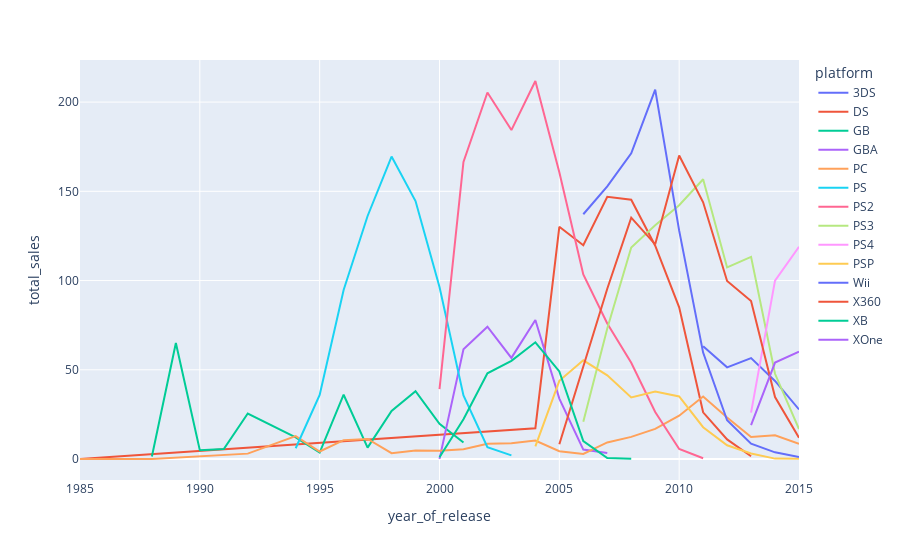

Notebook source saved alongside this figure:
### Markdown cell above
Which platforms are leading in sales? Which ones are growing or shrinking? Select several potentially profitable platforms.
Build a box plot for the global sales of all games, broken down by platform. Are the differences in sales significant? What about average sales on various platforms? Describe your findings.

### Code cell
new_games_grouped = new_games[new_games.year_of_release > 0].groupby(['platform','year_of_release'])['total_sales'].sum().reset_index()


px.line(new_games_grouped,
        x = 'year_of_release',
        color = 'platform',
        y = 'total_sales')

### Figure 1 — Plotly figure (JSON) as saved in the notebook; plotly's stock layout.template omitted (floating-point values rounded to 4 significant figures)
{"data": [{"hovertemplate": "platform=3DS<br>year_of_release=%{x}<br>total_sales=%{y}<extra></extra>", "legendgroup": "3DS", "line": {"color": "#636efa", "dash": "solid"}, "marker": {"symbol": "circle"}, "mode": "lines", "name": "3DS", "orientation": "v", "showlegend": true, "type": "scatter", "x": [2011, 2012, 2013, 2014, 2015], "xaxis": "x", "y": [63.2, 51.36, 56.57, 43.76, 27.78], "yaxis": "y"}, {"hovertemplate": "platform=DS<br>year_of_release=%{x}<br>total_sales=%{y}<extra></extra>", "legendgroup": "DS", "line": {"color": "#EF553B", "dash": "solid"}, "marker": {"symbol": "circle"}, "mode": "lines", "name": "DS", "orientation": "v", "showlegend": true, "type": "scatter", "x": [1985, 2004, 2005, 2006, 2007, 2008, 2009, 2010, 2011, 2012, 2013], "xaxis": "x", "y": [0.02, 17.27, 130.1, 119.8, 146.9, 145.3, 119.5, 85.02, 26.18, 11.01, 1.54], "yaxis": "y"}, {"hovertemplate": "platform=GB<br>year_of_release=%{x}<br>total_sales=%{y}<extra></extra>", "legendgroup": "GB", "line": {"color": "#00cc96", "dash": "solid"}, "marker": {"symbol": "circle"}, "mode": "lines", "name": "GB", "orientation": "v", "showlegend": true, "type": "scatter", "x": [1988, 1989, 1990, 1991, 1992, 1994, 1995, 1996, 1997, 1998, 1999, 2000, 2001], "xaxis": "x", "y": [1.43, 64.97, 4.89, 5.57, 25.49, 12.18, 3.6, 36.03, 6.37, 26.9, 38, 19.76, 9.24], "yaxis": "y"}, {"hovertemplate": "platform=GBA<br>year_of_release=%{x}<br>total_sales=%{y}<extra></extra>", "legendgroup": "GBA", "line": {"color": "#ab63fa", "dash": "solid"}, "marker": {"symbol": "circle"}, "mode": "lines", "name": "GBA", "orientation": "v", "showlegend": true, "type": "scatter", "x": [2000, 2001, 2002, 2003, 2004, 2005, 2006, 2007], "xaxis": "x", "y": [0.07, 61.53, 74.16, 56.67, 77.91, 33.86, 5.28, 3.4], "yaxis": "y"}, {"hovertemplate": "platform=PC<br>year_of_release=%{x}<br>total_sales=%{y}<extra></extra>", "legendgroup": "PC", "line": {"color": "#FFA15A", "dash": "solid"}, "marker": {"symbol": "circle"}, "mode": "lines", "name": "PC", "orientation": "v", "showlegend": true, "type": "scatter", "x": [1985, 1988, 1992, 1994, 1995, 1996, 1997, 1998, 1999, 2000, 2001, 2002, 2003, 2004, 2005, 2006, 2007, 2008, 2009, 2010, 2011, 2012, 2013, 2014, 2015], "xaxis": "x", "y": [0.04, 0.03, 3.03, 12.87, 4.22, 10.58, 11.27, 3.26, 4.74, 4.66, 5.47, 8.57, 8.84, 10.39, 4.37, 2.85, 9.28, 12.42, 16.91, 24.28, 35.03, 23.22, 12.38, 13.28, 8.52], "yaxis": "y"}, {"hovertemplate": "platform=PS<br>year_of_release=%{x}<br>total_sales=%{y}<extra></extra>", "legendgroup": "PS", "line": {"color": "#19d3f3", "dash": "solid"}, "marker": {"symbol": "circle"}, "mode": "lines", "name": "PS", "orientation": "v", "showlegend": true, "type": "scatter", "x": [1994, 1995, 1996, 1997, 1998, 1999, 2000, 2001, 2002, 2003], "xaxis": "x", "y": [6.03, 35.96, 94.7, 136.2, 169.5, 144.5, 96.37, 35.59, 6.67, 2.07], "yaxis": "y"}, {"hovertemplate": "platform=PS2<br>year_of_release=%{x}<br>total_sales=%{y}<extra></extra>", "legendgroup": "PS2", "line": {"color": "#FF6692", "dash": "solid"}, "marker": {"symbol": "circle"}, "mode": "lines", "name": "PS2", "orientation": "v", "showlegend": true, "type": "scatter", "x": [2000, 2001, 2002, 2003, 2004, 2005, 2006, 2007, 2008, 2009, 2010, 2011], "xaxis": "x", "y": [39.17, 166.4, 205.4, 184.3, 211.8, 160.7, 103.4, 75.99, 53.9, 26.4, 5.64, 0.45], "yaxis": "y"}, {"hovertemplate": "platform=PS3<br>year_of_release=%{x}<br>total_sales=%{y}<extra></extra>", "legendgroup": "PS3", "line": {"color": "#B6E880", "dash": "solid"}, "marker": {"symbol": "circle"}, "mode": "lines", "name": "PS3", "orientation": "v", "showlegend": true, "type": "scatter", "x": [2006, 2007, 2008, 2009, 2010, 2011, 2012, 2013, 2014, 2015], "xaxis": "x", "y": [20.96, 73.19, 118.5, 130.9, 142.2, 156.8, 107.4, 113.2, 47.76, 16.82], "yaxis": "y"}, {"hovertemplate": "platform=PS4<br>year_of_release=%{x}<br>total_sales=%{y}<extra></extra>", "legendgroup": "PS4", "line": {"color": "#FF97FF", "dash": "solid"}, "marker": {"symbol": "circle"}, "mode": "lines", "name": "PS4", "orientation": "v", "showlegend": true, "type": "scatter", "x": [2013, 2014, 2015], "xaxis": "x", "y": [25.99, 100, 118.9], "yaxis": "y"}, {"hovertemplate": "platform=PSP<br>year_of_release=%{x}<br>total_sales=%{y}<extra></extra>", "legendgroup": "PSP", "line": {"color": "#FECB52", "dash": "solid"}, "marker": {"symbol": "circle"}, "mode": "lines", "name": "PSP", "orientation": "v", "showlegend": true, "type": "scatter", "x": [2004, 2005, 2006, 2007, 2008, 2009, 2010, 2011, 2012, 2013, 2014, 2015], "xaxis": "x", "y": [7.06, 43.84, 55.32, 46.93, 34.55, 37.78, 35.04, 17.82, 7.69, 3.14, 0.24, 0.12], "yaxis": "y"}, {"hovertemplate": "platform=Wii<br>year_of_release=%{x}<br>total_sales=%{y}<extra></extra>", "legendgroup": "Wii", "line": {"color": "#636efa", "dash": "solid"}, "marker": {"symbol": "circle"}, "mode": "lines", "name": "Wii", "orientation": "v", "showlegend": true, "type": "scatter", "x": [2006, 2007, 2008, 2009, 2010, 2011, 2012, 2013, 2014, 2015], "xaxis": "x", "y": [137.2, 152.8, 171.3, 207.0, 128.0, 59.65, 21.71, 8.59, 3.75, 1.14], "yaxis": "y"}, {"hovertemplate": "platform=X360<br>year_of_release=%{x}<br>total_sales=%{y}<extra></extra>", "legendgroup": "X360", "line": {"color": "#EF553B", "dash": "solid"}, "marker": {"symbol": "circle"}, "mode": "lines", "name": "X360", "orientation": "v", "showlegend": true, "type": "scatter", "x": [2005, 2006, 2007, 2008, 2009, 2010, 2011, 2012, 2013, 2014, 2015], "xaxis": "x", "y": [8.25, 51.62, 95.41, 135.3, 120.3, 170.0, 143.8, 99.74, 88.58, 34.74, 11.96], "yaxis": "y"}, {"hovertemplate": "platform=XB<br>year_of_release=%{x}<br>total_sales=%{y}<extra></extra>", "legendgroup": "XB", "line": {"color": "#00cc96", "dash": "solid"}, "marker": {"symbol": "circle"}, "mode": "lines", "name": "XB", "orientation": "v", "showlegend": true, "type": "scatter", "x": [2000, 2001, 2002, 2003, 2004, 2005, 2006, 2007, 2008], "xaxis": "x", "y": [0.99, 22.26, 48.01, 55.04, 65.42, 49.08, 10.04, 0.55, 0.18], "yaxis": "y"}, {"hovertemplate": "platform=XOne<br>year_of_release=%{x}<br>total_sales=%{y}<extra></extra>", "legendgroup": "XOne", "line": {"color": "#ab63fa", "dash": "solid"}, "marker": {"symbol": "circle"}, "mode": "lines", "name": "XOne", "orientation": "v", "showlegend": true, "type": "scatter", "x": [2013, 2014, 2015], "xaxis": "x", "y": [18.96, 54.07, 60.14], "yaxis": "y"}], "layout": {"legend": {"title": {"text": "platform"}, "tracegroupgap": 0}, "margin": {"t": 60}, "xaxis": {"anchor": "y", "domain": [0, 1], "title": {"text": "year_of_release"}}, "yaxis": {"anchor": "x", "domain": [0, 1], "title": {"text": "total_sales"}}}}
